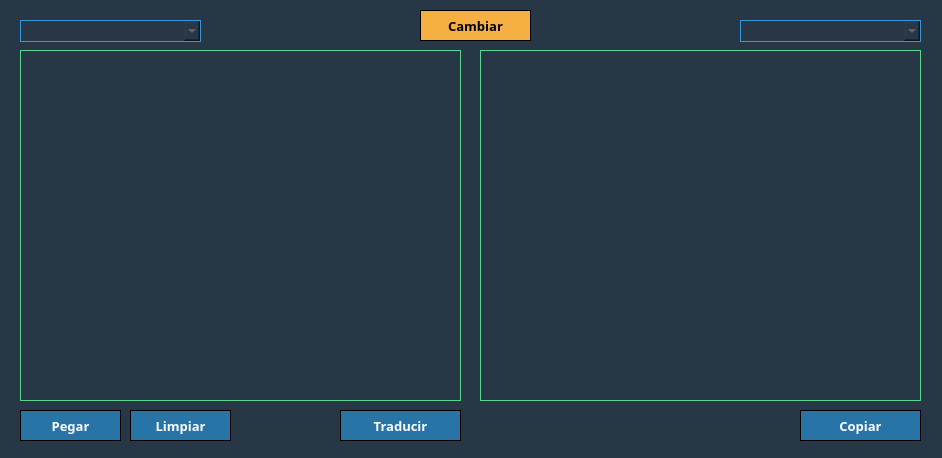
<?xml version="1.0" encoding="UTF-8"?>
<ui version="4.0">
 <class>MainForm</class>
 <widget class="QWidget" name="MainForm">
  <property name="geometry">
   <rect>
    <x>0</x>
    <y>0</y>
    <width>942</width>
    <height>458</height>
   </rect>
  </property>
  <property name="windowTitle">
   <string>Language Translate</string>
  </property>
  <property name="windowIcon">
   <iconset>
    <normaloff>Images/IMG-TranslateForm.png</normaloff>Images/IMG-TranslateForm.png</iconset>
  </property>
  <property name="styleSheet">
   <string notr="true">background-color: rgb(39, 55, 70);</string>
  </property>
  <widget class="QTextEdit" name="textFirstLanguage">
   <property name="geometry">
    <rect>
     <x>20</x>
     <y>50</y>
     <width>441</width>
     <height>351</height>
    </rect>
   </property>
   <property name="font">
    <font>
     <family>Century Gothic</family>
     <pointsize>12</pointsize>
    </font>
   </property>
   <property name="styleSheet">
    <string notr="true">border-style:insert;
border:1px solid;
border-color:rgb(88, 214, 141);
color:white;
</string>
   </property>
  </widget>
  <widget class="QTextEdit" name="textLastLanguage">
   <property name="geometry">
    <rect>
     <x>480</x>
     <y>50</y>
     <width>441</width>
     <height>351</height>
    </rect>
   </property>
   <property name="font">
    <font>
     <family>Century Gothic</family>
     <pointsize>12</pointsize>
    </font>
   </property>
   <property name="styleSheet">
    <string notr="true">border-style:insert;
border:1px solid;
border-color:rgb(88, 214, 141);
color:white;
</string>
   </property>
  </widget>
  <widget class="QPushButton" name="BtnTranslate">
   <property name="geometry">
    <rect>
     <x>340</x>
     <y>410</y>
     <width>121</width>
     <height>31</height>
    </rect>
   </property>
   <property name="font">
    <font>
     <family>Century Gothic</family>
     <pointsize>10</pointsize>
     <weight>75</weight>
     <bold>true</bold>
    </font>
   </property>
   <property name="layoutDirection">
    <enum>Qt::LeftToRight</enum>
   </property>
   <property name="styleSheet">
    <string notr="true">QPushButton
{
  		border-style:insert;	
		border:1px solid;
		background-color:rgb(40, 116, 166);
		color:white;	
}

QPushButton:hover
{
   		background-color:rgb(46, 134, 193);
}

QPushButton:Pressed
{
		background-color:rgb(52, 152, 219);
}</string>
   </property>
   <property name="text">
    <string>Traducir</string>
   </property>
   <property name="icon">
    <iconset>
     <normaloff>Images/IMG-Ttranslate.png</normaloff>Images/IMG-Ttranslate.png</iconset>
   </property>
   <property name="iconSize">
    <size>
     <width>16</width>
     <height>16</height>
    </size>
   </property>
   <property name="autoDefault">
    <bool>false</bool>
   </property>
  </widget>
  <widget class="QPushButton" name="BtnPaste">
   <property name="geometry">
    <rect>
     <x>20</x>
     <y>410</y>
     <width>101</width>
     <height>31</height>
    </rect>
   </property>
   <property name="font">
    <font>
     <family>Century Gothic</family>
     <pointsize>10</pointsize>
     <weight>75</weight>
     <bold>true</bold>
    </font>
   </property>
   <property name="layoutDirection">
    <enum>Qt::LeftToRight</enum>
   </property>
   <property name="styleSheet">
    <string>QPushButton
{
  		border-style:insert;	
		border:1px solid;
		background-color:rgb(40, 116, 166);
		color:white;	
}

QPushButton:hover
{
   		background-color:rgb(46, 134, 193);
}

QPushButton:Pressed
{
		background-color:rgb(52, 152, 219);
}</string>
   </property>
   <property name="text">
    <string>Pegar</string>
   </property>
   <property name="icon">
    <iconset>
     <normaloff>Images/IMG-Paste.png</normaloff>Images/IMG-Paste.png</iconset>
   </property>
   <property name="iconSize">
    <size>
     <width>16</width>
     <height>16</height>
    </size>
   </property>
   <property name="autoDefault">
    <bool>false</bool>
   </property>
  </widget>
  <widget class="QPushButton" name="BtnClean">
   <property name="geometry">
    <rect>
     <x>130</x>
     <y>410</y>
     <width>101</width>
     <height>31</height>
    </rect>
   </property>
   <property name="font">
    <font>
     <family>Century Gothic</family>
     <pointsize>10</pointsize>
     <weight>75</weight>
     <bold>true</bold>
    </font>
   </property>
   <property name="layoutDirection">
    <enum>Qt::LeftToRight</enum>
   </property>
   <property name="styleSheet">
    <string>QPushButton
{
  		border-style:insert;	
		border:1px solid;
		background-color:rgb(40, 116, 166);
		color:white;	
}

QPushButton:hover
{
   		background-color:rgb(46, 134, 193);
}

QPushButton:Pressed
{
		background-color:rgb(52, 152, 219);
}</string>
   </property>
   <property name="text">
    <string>Limpiar</string>
   </property>
   <property name="icon">
    <iconset>
     <normaloff>Images/IMG-Clear.png</normaloff>Images/IMG-Clear.png</iconset>
   </property>
   <property name="iconSize">
    <size>
     <width>16</width>
     <height>16</height>
    </size>
   </property>
   <property name="autoDefault">
    <bool>false</bool>
   </property>
  </widget>
  <widget class="QComboBox" name="CboFirstLanguage">
   <property name="geometry">
    <rect>
     <x>20</x>
     <y>20</y>
     <width>181</width>
     <height>22</height>
    </rect>
   </property>
   <property name="font">
    <font>
     <family>Century Gothic</family>
     <pointsize>9</pointsize>
     <weight>75</weight>
     <bold>true</bold>
    </font>
   </property>
   <property name="styleSheet">
    <string notr="true">border-style:insert;
border:1px solid;
border-color:rgb(52, 152, 219);
background-color:rgb(39, 55, 70);
color:gray;
</string>
   </property>
   <property name="currentText">
    <string/>
   </property>
  </widget>
  <widget class="QPushButton" name="BtnCopy">
   <property name="geometry">
    <rect>
     <x>800</x>
     <y>410</y>
     <width>121</width>
     <height>31</height>
    </rect>
   </property>
   <property name="font">
    <font>
     <family>Century Gothic</family>
     <pointsize>10</pointsize>
     <weight>75</weight>
     <bold>true</bold>
    </font>
   </property>
   <property name="layoutDirection">
    <enum>Qt::LeftToRight</enum>
   </property>
   <property name="styleSheet">
    <string notr="true">QPushButton
{
  		border-style:insert;	
		border:1px solid;
		background-color:rgb(40, 116, 166);
		color:white;	
}

QPushButton:hover
{
   		background-color:rgb(46, 134, 193);
}

QPushButton:Pressed
{
		background-color:rgb(52, 152, 219);
}</string>
   </property>
   <property name="text">
    <string>Copiar</string>
   </property>
   <property name="icon">
    <iconset>
     <normaloff>Images/IMG-Copy.png</normaloff>Images/IMG-Copy.png</iconset>
   </property>
   <property name="iconSize">
    <size>
     <width>16</width>
     <height>16</height>
    </size>
   </property>
   <property name="autoDefault">
    <bool>false</bool>
   </property>
  </widget>
  <widget class="QComboBox" name="CboLastLanguage">
   <property name="geometry">
    <rect>
     <x>740</x>
     <y>20</y>
     <width>181</width>
     <height>22</height>
    </rect>
   </property>
   <property name="font">
    <font>
     <family>Century Gothic</family>
     <pointsize>10</pointsize>
     <weight>75</weight>
     <bold>true</bold>
    </font>
   </property>
   <property name="styleSheet">
    <string notr="true">border-style:insert;
border:1px solid;
border-color:rgb(52, 152, 219);
background-color:rgb(39, 55, 70);
color:gray;
</string>
   </property>
   <property name="currentText">
    <string/>
   </property>
  </widget>
  <widget class="QPushButton" name="BtnChange">
   <property name="geometry">
    <rect>
     <x>420</x>
     <y>10</y>
     <width>111</width>
     <height>31</height>
    </rect>
   </property>
   <property name="font">
    <font>
     <family>Century Gothic</family>
     <pointsize>10</pointsize>
     <weight>75</weight>
     <bold>true</bold>
    </font>
   </property>
   <property name="styleSheet">
    <string notr="true">QPushButton
{
		border-style:insert;	
		border:1px solid;
		background-color:rgb(245, 176, 65);
}

QPushButton:hover
{
   background-color:rgb(248, 196, 113);
}

QPushButton:Pressed
{
		background-color:rgb(249, 231, 159);
}</string>
   </property>
   <property name="text">
    <string>Cambiar</string>
   </property>
   <property name="icon">
    <iconset>
     <normaloff>Images/IMG-Trasfer.png</normaloff>Images/IMG-Trasfer.png</iconset>
   </property>
  </widget>
 </widget>
 <resources/>
 <connections/>
</ui>
